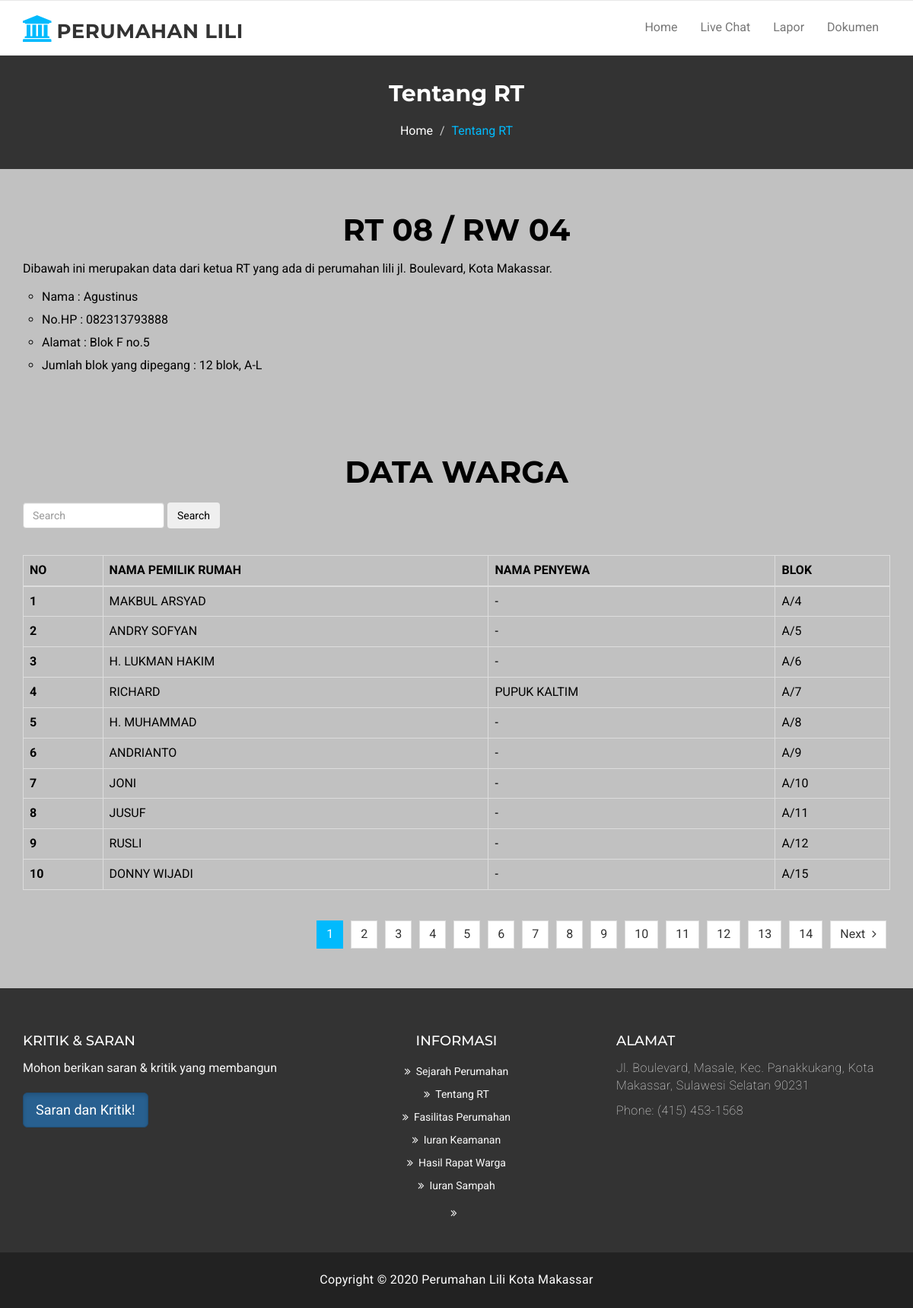
The app's page /tentang_rt.php with its own data.
### tables this page shows
CREATE TABLE `tabel_tentangrt` (
  `id` int(11) NOT NULL,
  `nama` varchar(50) NOT NULL,
  `no_hp` char(12) NOT NULL,
  `alamat` varchar(100) NOT NULL,
  `jumlah_blok` varchar(100) NOT NULL
);

CREATE TABLE `data_warga` (
  `id` int(11) NOT NULL,
  `nama` varchar(100) NOT NULL,
  `penyewa` varchar(100) NOT NULL,
  `blok` varchar(10) NOT NULL
);

### admin/functions.php (called while the page is built, shortened)
<?php
$conn = mysqli_connect("localhost","root","","perumahan");
function query($query){
	global $conn;
	$result 		= mysqli_query($conn,$query);
	$rows 			= [];
	while ($row 	= mysqli_fetch_assoc($result)) {
	$rows [] 		= $row;
	}
	return $rows;
}
 ?>

### tentang_rt.php (the view, shortened to what this page needs)
<?php
require './admin/functions.php';
$hasilInputan = query("SELECT * FROM tabel_tentangrt");
$jumlahDataPerhalaman = 10;
$jumlahData = count(query("SELECT * FROM data_warga"));
$jumlahHalaman = ceil( $jumlahData / $jumlahDataPerhalaman);
$halamanAktif = ( isset($_GET["halaman"]) ) ? $_GET["halaman"] : 1;
$awalData = ( $jumlahDataPerhalaman * $halamanAktif) - $jumlahDataPerhalaman;
$hasilData = mysqli_query($conn, "SELECT * FROM data_warga  ORDER BY id ASC LIMIT $awalData, $jumlahDataPerhalaman");
 ?>
<!DOCTYPE html>
<html lang="en">
  <head>
    <link href="assets/css/font-awesome.css" rel="stylesheet">
    <link href="assets/css/bootstrap.css" rel="stylesheet">
    <link rel="stylesheet" type="text/css" href="assets/css/slick.css">
    <link rel="stylesheet" href="assets/css/jquery.fancybox.css" type="text/css" media="screen" />
    <link id="switcher" href="assets/css/theme-color/default-theme.css" rel="stylesheet">
    <link href="assets/css/style.css" rel="stylesheet">
  </head>
  <body>
  <section id="mu-menu">
    <nav class="navbar navbar-default fixed-top" role="navigation">
      <div class="container ">
        <div class="navbar-header">
          <a class="navbar-brand" href="index.php"><i class="fa fa-university"></i><span>Perumahan Lili</span></a>
        </div>
        <div id="navbar" class="navbar-collapse collapse">
          <ul id="top-menu" class="nav navbar-nav navbar-right main-nav">
            <li><a href="index.php">Home</a></li>
            <li><a href="chat/login.php">Live Chat</a></li>
            <li><a href="lapor/lapor.html">Lapor</a></li>
            <li><a href="dokumen.php">Dokumen</a></li>
          </ul>
        </div>
      </div>
    </nav>
  </section>
 <section id="mu-page-breadcrumb">
   <div class="container">
     <div class="row">
       <div class="col-md-12">
         <div class="mu-page-breadcrumb-area">
           <h2>Tentang RT</h2>
           <ol class="breadcrumb">
            <li><a href="index.php">Home</a></li>
            <li class="active">Tentang RT</li>
          </ol>
         </div>
       </div>
     </div>
   </div>
 </section>
  <section id="mu-about-us">
    <div class="container">
      <div class="row">
        <div class="col-md-12">
          <div class="mu-about-us-area">
            <div class="row">
              <div class="col-lg-12 col-md-12">
                <div class="mu-about-us-left">
                  <div class="mu-title">
                    <h2>RT 08 / RW 04</h2>
                  </div>
                  <p>Dibawah ini merupakan data dari ketua RT yang ada di perumahan lili jl. Boulevard, Kota Makassar. </p>
                  <ul>
                    <li>
                      <?php foreach ($hasilInputan as $hasil) : ?>
                          Nama : <?= $hasil["nama"] ; ?>
                      <?php endforeach; ?>
                    </li>
                    <li>
                      <?php foreach ($hasilInputan as $hasil) : ?>
                          No.HP : <?= $hasil["no_hp"] ; ?>
                      <?php endforeach; ?>
                    </li>
                    <li>
                      <?php foreach ($hasilInputan as $hasil) : ?>
                          Alamat : <?= $hasil["alamat"] ; ?>
                      <?php endforeach; ?>
                    </li>
                    <li>
                      <?php foreach ($hasilInputan as $hasil) : ?>
                          Jumlah blok yang dipegang : <?= $hasil["jumlah_blok"] ; ?>
                      <?php endforeach; ?>
                    </li>
                  </ul>
                </div>
              </div>
            </div>
          </div>
        </div>
      </div>
    </div>
  </section>
  <section id="mu-about-us">
    <div class="container">
      <div class="row">
        <div class="col-md-12">
          <div class="mu-about-us-area">
            <div class="row">
              <div class="col-lg-12 col-md-12">
                <div class="mu-about-us-left">
                  <div class="mu-title">
                    <h2>Data Warga</h2>
                  </div>
                  <div style="margin-bottom: 35px;">
                  <form class="form-inline" action="" method="post">
                    <input class="form-control mr-sm-2" type="search" placeholder="Search" aria-label="Search" name="keyword">
                    <button class="btn btn-outline-success my-2 my-sm-0" name="cari" type="submit">Search</button>
                  </form>
                  </div>
                  <table class="table table-bordered">
                    <thead>
                      <tr>
                        <th scope="col">NO</th>
                        <th scope="col">NAMA PEMILIK RUMAH</th>
                        <th scope="col">NAMA PENYEWA</th>
                        <th scope="col">BLOK</th>
                      </tr>
                    </thead>
                    <tbody>
                      <?php $i = 1; ?>
                      <?php foreach ($hasilData as $warga) :?>
                      <tr>
                        <th scope="row"><?= $i;  ?></th>
                        <td><?= $warga["nama"] ; ?></td>
                        <td><?= $warga["penyewa"] ; ?></td>
                        <td><?= $warga["blok"] ; ?></td>
                      </tr>
                      <?php $i++; ?>
                      <?php endforeach; ?>
                    </tbody>
                  </table>
                    <div class="mu-pagination">
                      <nav style="float: right;">
                        <ul class="pagination">
                          <?php for ( $i = 1 ; $i <= $jumlahHalaman; $i++) : ?>
                          <?php if( $i == $halamanAktif) : ?>
                            <li class="active"><a href="?halaman=<?= $i ; ?>"><?= $i ; ?></a></li>
                          <?php else : ?>
                            <li><a href="?halaman=<?= $i ; ?>"><?= $i ; ?></a></li>
                          <?php endif; ?>
                          <?php endfor; ?>
                          <?php if ( $halamanAktif < $jumlahHalaman) : ?>
                          <li>
                            <a href="?halaman=<?= $halamanAktif + 1; ?>" aria-label="Next">
                             Next <span class="fa fa-angle-right"></span>
                            </a>
                          </li>
                          <?php endif; ?>
                        </ul>
                      </nav>
                    </div>
                </div>
              </div>
            </div>
          </div>
        </div>
      </div>
    </div>
  </section>
  <footer id="mu-footer">
    <div class="mu-footer-top">
      <div class="container">
        <div class="mu-footer-top-area">
          <div class="row">
            <div class="col-lg-4 col-md-4 col-sm-4">
              <div class="mu-footer-widget">
                <h4>Kritik & Saran</h4>
                <p>Mohon berikan saran & kritik yang membangun</p>
                <form class="mu-subscribe-form">
                  <a href="kritik_saran.php" class="btn btn-primary btn-lg active" role="button" aria-pressed="true">Saran dan Kritik!</a>
                </form>
              </div>
            </div>
            <div class="col-lg-4 col-md-4 col-sm-4">
              <div class="mu-footer-widget">
                <center>
                <h4>Informasi</h4>
                <ul>
                  <li><a href="sejarah.php">Sejarah Perumahan</a></li>
                  <li><a href="tentang_rt.php">Tentang RT</a></li>
                  <li><a href="fasilitas_perumahan.php">Fasilitas Perumahan</a></li>
                  <li><a href="iuran_keamanan.php">Iuran Keamanan</a></li>
                  <li><a href="hasil_rapat.php">Hasil Rapat Warga</a></li>
                  <li><a href="iuran_sampah.php">Iuran Sampah</a></li>
                  <li><a href="admin/login.php"></a></li>
                </ul>
                </center>
              </div>
            </div>
            <div class="col-lg-4 col-md-4 col-sm-4">
              <div class="mu-footer-widget">
                <h4>Alamat</h4>
                <address>
                  <p>Jl. Boulevard, Masale, Kec. Panakkukang, Kota Makassar, Sulawesi Selatan 90231</p>
                  <p>Phone: (415) 453-1568 </p>
                </address>
              </div>
            </div>
          </div>
        </div>
      </div>
    </div>
    <div class="mu-footer-bottom">
      <div class="container">
        <div class="mu-footer-bottom-area">
          <p><?php echo "Copyright © " . (int)date('Y') . " Perumahan Lili Kota Makassar"; ?></p>
        </div>
      </div>
    </div>
  </footer>
  </body>
</html>

### assets/css/theme-color/default-theme.css (style rules this page uses)
#mu-menu .navbar-header .navbar-brand i { color: #01bafd; }
#mu-page-breadcrumb .mu-page-breadcrumb-area .breadcrumb .active { color: #01bafd; }
.mu-pagination .pagination .active a { background-color: #01bafd; border-color: #01bafd; }

### records on screen
tabel_tentangrt: nama "Agustinus", no_hp "082313793888", alamat "Blok F no.5", jumlah_blok "12 blok, A-L"
data_warga: nama "MAKBUL ARSYAD", penyewa "-", blok "A/4"
data_warga: nama "ANDRY SOFYAN", penyewa "-", blok "A/5"
data_warga: nama "H. LUKMAN HAKIM", penyewa "-", blok "A/6"
data_warga: nama "RICHARD", penyewa "PUPUK KALTIM", blok "A/7"
data_warga: nama "H. MUHAMMAD", penyewa "-", blok "A/8"
data_warga: nama "ANDRIANTO", penyewa "-", blok "A/9"
data_warga: nama "JONI", penyewa "-", blok "A/10"
data_warga: nama "JUSUF", penyewa "-", blok "A/11"
data_warga: nama "RUSLI", penyewa "-", blok "A/12"
data_warga: nama "DONNY WIJADI", penyewa "-", blok "A/15"
